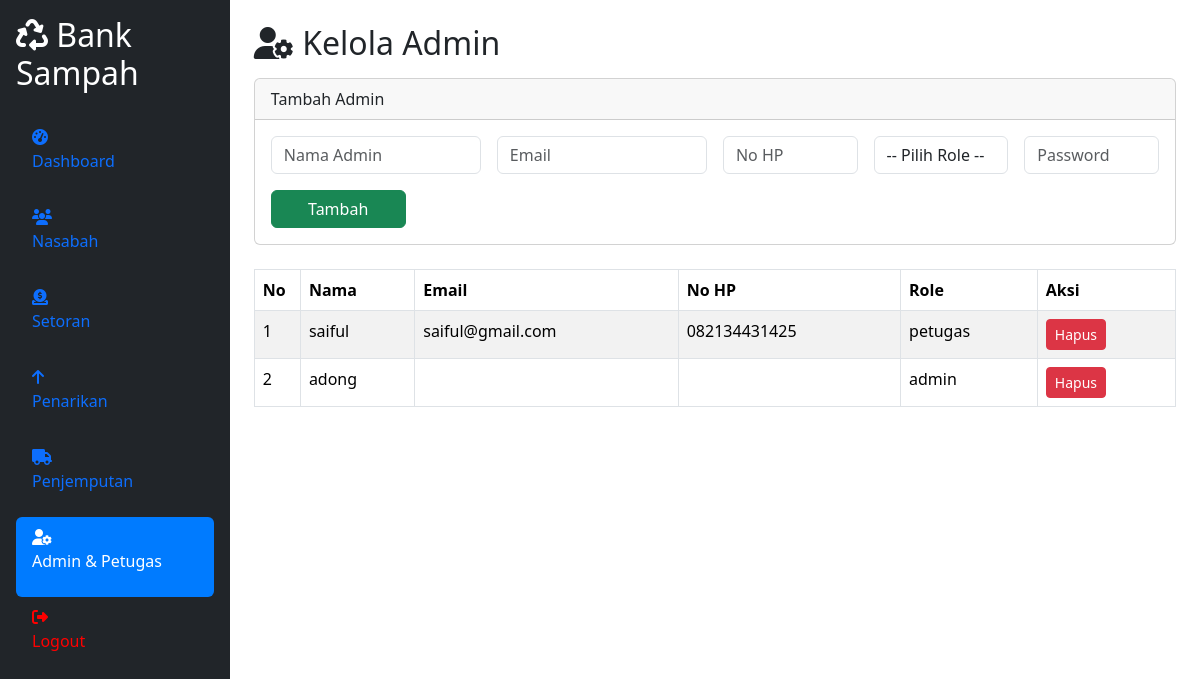
/admin.php (signed in), run on the app's committed database.
### tables this page shows
CREATE TABLE `users` (
  `id` int(11) NOT NULL,
  `nama` varchar(100) NOT NULL,
  `email` varchar(100) NOT NULL,
  `password` varchar(255) NOT NULL,
  `no_hp` varchar(20) DEFAULT NULL,
  `alamat` text DEFAULT NULL,
  `role` enum('nasabah','admin','petugas') DEFAULT 'nasabah',
  `created_at` date NOT NULL DEFAULT current_timestamp(),
  `nama_lengkap` varchar(255) DEFAULT NULL,
  `gender` enum('Pria','Wanita') DEFAULT NULL,
  `foto` varchar(255) DEFAULT NULL
);

### admin.php (the view, shortened to what this page needs)
<?php
include "conn.php";
$active_page = 'admin';
?>
<!DOCTYPE html>
<html lang="id">
<head>
  <link href="https://cdn.jsdelivr.net/npm/bootstrap@5.3.2/dist/css/bootstrap.min.css" rel="stylesheet">
  <link rel="stylesheet" href="https://cdnjs.cloudflare.com/ajax/libs/font-awesome/6.5.0/css/all.min.css">
</head>
<body>
<div class="wrapper d-flex">
  <aside class="main-sidebar sidebar-dark-primary bg-dark p-3">
    <h2 class="text-white"><i class="fas fa-recycle"></i> Bank Sampah</h2>
    <ul class="nav nav-pills nav-sidebar flex-column mt-4">
      <li class="nav-item">
        <a href="dashboard.php" class="nav-link <?php if ($active_page=='dashboard') echo 'active'; ?>">
          <i class="fas fa-tachometer-alt"></i> <p>Dashboard</p>
        </a>
      </li>
      <li class="nav-item">
        <a href="nasabah.php" class="nav-link <?php if ($active_page=='nasabah') echo 'active'; ?>">
          <i class="fas fa-users"></i> <p>Nasabah</p>
        </a>
      </li>
      <li class="nav-item">
          <a href="transaksi_setor.php" class="nav-link <?php if ($active_page == 'transaksi_setor') echo 'active'; ?>">
              <i class="fas fa-donate"></i>
              <p>Setoran</p>
          </a>
        </li>
        <li class="nav-item">
          <a href="transaksi_tarik.php" class="nav-link <?php if ($active_page == 'transaksi_tarik') echo 'active'; ?>">
              <i class="fas fa-arrow-up"></i>
              <p>Penarikan</p>
          </a>
        </li>
      <li class="nav-item">
        <a href="penjemputan.php" class="nav-link <?php if ($active_page=='penjemputan') echo 'active'; ?>">
          <i class="fas fa-truck"></i> <p>Penjemputan</p>
        </a>
      </li>
      <li class="nav-item">
        <a href="admin.php" class="nav-link <?php if ($active_page=='admin') echo 'active'; ?>">
          <i class="fas fa-user-cog"></i> <p>Admin & Petugas</p>
        </a>
      </li>
      <li class="nav-item">
        <a href="logout.php" class="nav-link logout-link">
          <i class="fas fa-sign-out-alt"></i> <p>Logout</p>
        </a>
      </li>
    </ul>
  </aside>
  <div class="content p-4 w-100">
    <h2 class="mb-3"><i class="fas fa-user-cog"></i> Kelola Admin</h2>
    <div class="card mb-4">
        <div class="card-header">Tambah Admin</div>
        <div class="card-body">
            <form method="POST">
                <div class="row g-3">
                    <div class="col-md-3">
                        <input type="text" name="nama" class="form-control" placeholder="Nama Admin" required>
                    </div>
                    <div class="col-md-3">
                        <input type="text" name="email" class="form-control" placeholder="Email" required>
                    </div>
                    <div class="col-md-2">
                        <input type="text" name="no_hp" class="form-control" placeholder="No HP" required>
                    </div>
                    <div class="col-md-2">
    <select name="role" class="form-control" required>
        <option value="">-- Pilih Role --</option>
    </select>
</div>
                    <div class="col-md-2">
                        <input type="password" name="password" class="form-control" placeholder="Password" required>
                    </div>
                    <div class="col-md-2 d-flex justify-content-end">
                        <button type="submit" name="tambah_admin" class="btn btn-success w-100">Tambah</button>
                    </div>
                </div>
            </form>
        </div>
    </div>
    <table class="table table-bordered table-striped">
        <thead>
            <tr>
                <th width="5%">No</th>
                <th>Nama</th>
                <th>Email</th>
                <th>No HP</th>
                <th>Role</th>
                <th width="15%">Aksi</th>
            </tr>
        </thead>
        <tbody>
            <?php
             $no=1;
$data = $conn->query("SELECT * FROM users WHERE role IN ('admin','petugas') ORDER BY id DESC");
            while ($d = $data->fetch_assoc()) {
               echo "<tr>
        <td>" . $no++ . "</td>
        <td>" . $d['nama'] . "</td>
        <td>" . $d['no_hp'] . "</td>
        <td>" . $d['email'] . "</td>
        <td>" . $d['role'] . "</td>
        <td>
            <a href='?hapus=" . $d['id'] . "' class='btn btn-danger btn-sm' onclick='return confirm(\"Hapus admin ini?\")'>Hapus</a>
        </td>
      </tr>";
            }
            ?>
        </tbody>
    </table>
</div>
</body>
</html>

### admin.php (style rules this page uses)
.main-sidebar { min-height: 100vh; }
.nav-link.active { background-color: #007bff !important; color: white !important; }
.logout-link { color: red !important; }

### data on the page
users: nama "saiful", no_hp "saiful@gmail.com", email "082134431425", role "petugas"
users: nama "adong", role "admin"
